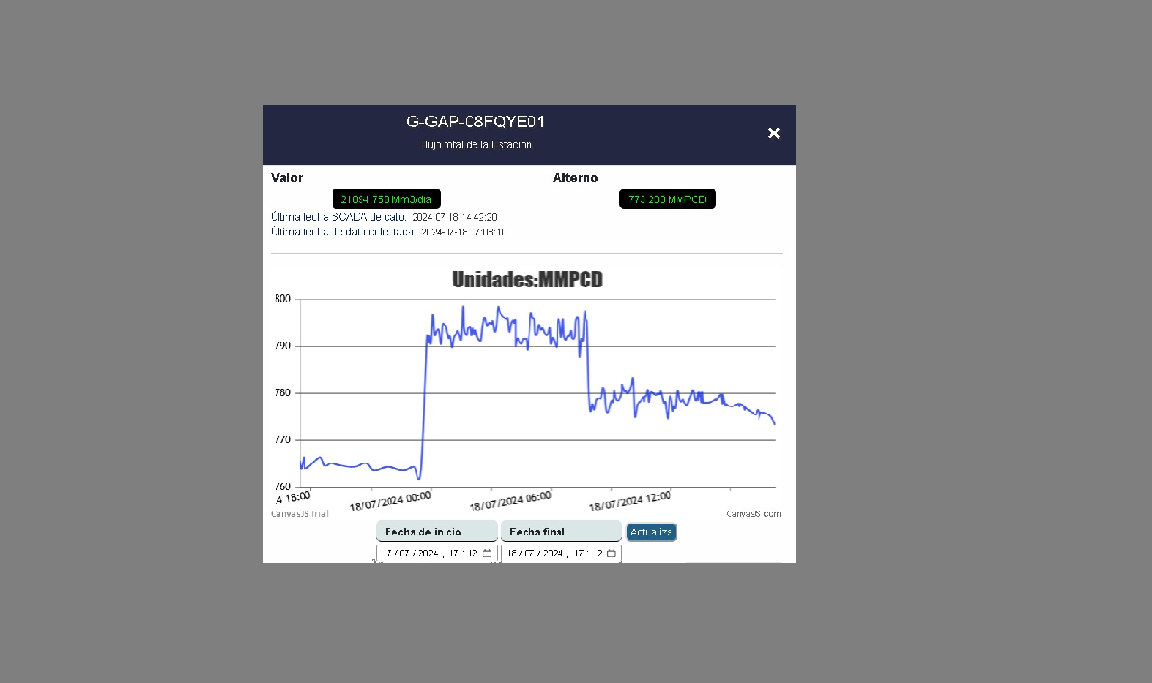
#> input picture cuadro.png, 1152 x 683 px
$ python prueba5.py
#> lines starting #> are read from the running program, lines starting #| are printed output that depends on the picture; after the words box and inside, x2 and y2 are one past the last pixel; in counts of white or black regions, pixels touching at a corner belong together
import cv2
import numpy as np

# Lee la imagen
imagen = cv2.imread('cuadro.png')
#> imagen is the input picture: shape (683, 1152, 3); mean B, G, R 155.6, 154.1, 153.6
if imagen is None:
    print("Error: No se puede abrir o leer el archivo de imagen. Verifica la ruta y el nombre del archivo.")
else:
    # Crear una copia de la imagen original para no modificar la original
    imagen_original = imagen.copy()

    # Transforma el blanco en azul
    rango_blanco_min = np.array([200, 200, 200], dtype="uint8")
    rango_blanco_max = np.array([255, 255, 255], dtype="uint8")

    mascara_blanca = cv2.inRange(imagen, rango_blanco_min, rango_blanco_max)
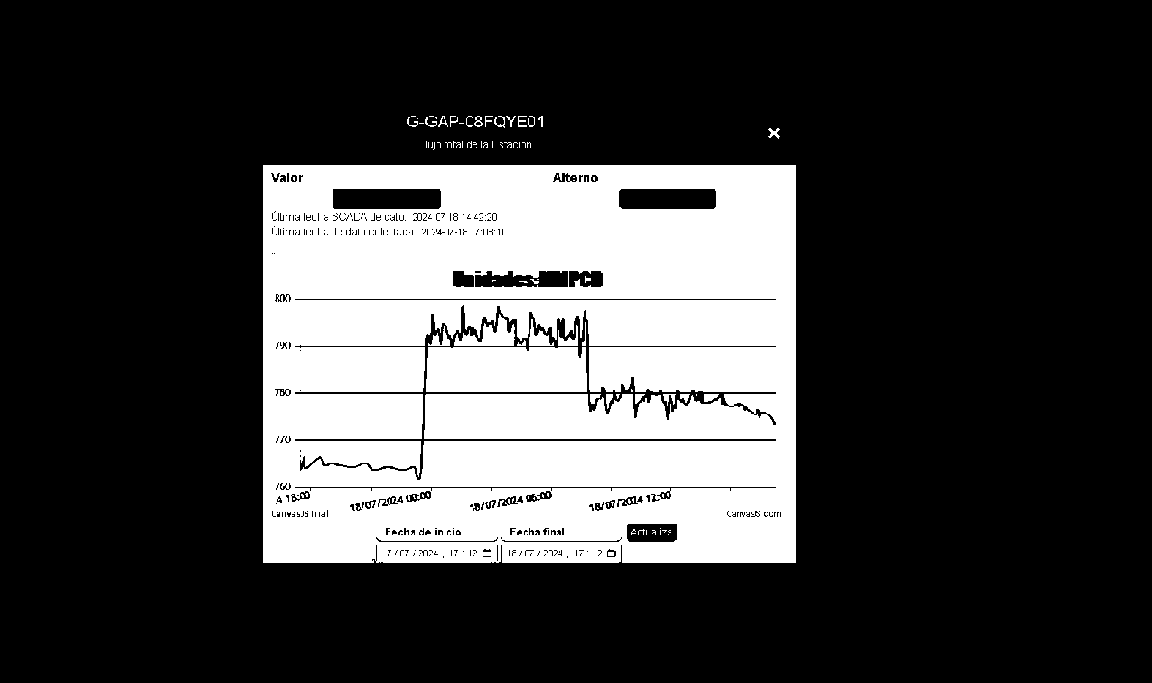
#> mascara_blanca: shape (683, 1152); 24.8% white; 103 white regions (72 under 20 px), largest, box (x1, y1, x2, y2) and area: (263, 165, 796, 563) 185133, (426, 347, 587, 392) 7123, (454, 314, 515, 346) 902
    imagen[mascara_blanca > 0] = [255, 0, 0]  # Azul en BGR

    # Convierte la imagen a escala de grises
    gray = cv2.cvtColor(imagen, cv2.COLOR_BGR2GRAY)

    # Aplica un umbral para convertir la imagen a binaria
    _, th = cv2.threshold(gray, 50, 255, cv2.THRESH_BINARY)
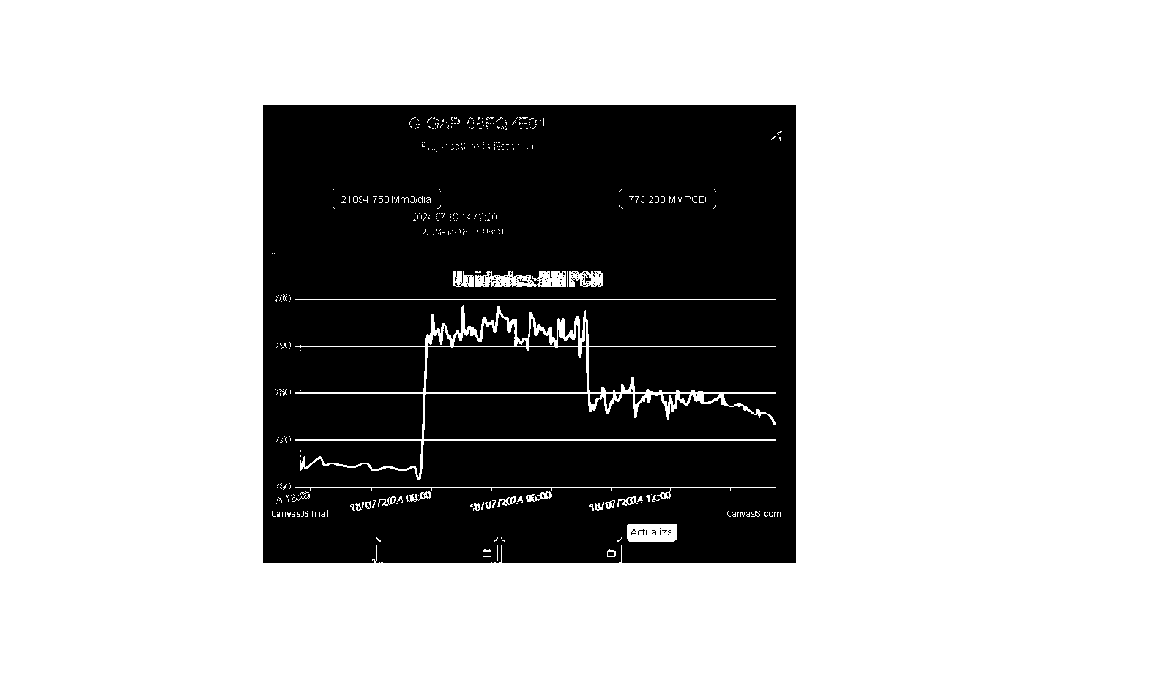
#> th: shape (683, 1152); 70.5% white; 103 black regions (87 under 20 px)

    # Encuentra contornos en la imagen binaria
    contornos, hierarchy = cv2.findContours(th, cv2.RETR_CCOMP, cv2.CHAIN_APPROX_SIMPLE)
#> contornos = 541 contours, 503 with area under 20; largest, box (x1, y1, x2, y2) and area: (0, 0, 1152, 683) 784982, (262, 104, 797, 564) 245086, (295, 305, 776, 480) 13365, (425, 346, 588, 393) 7338, (453, 313, 516, 347) 1016

    print('hierarchy=', hierarchy)
#> (printed output is left out)

    # Crear una máscara en blanco para rellenar los contornos hijos
    mascara_hijos = np.zeros_like(gray)

    # Dibuja todos los contornos en la imagen original
    for i in range(len(contornos)):
        area = cv2.contourArea(contornos[i])
        if area > 30000:
            cv2.drawContours(imagen, contornos, i, (0, 255, 0), 3)
            # Rellena los contornos hijos de blanco
            if hierarchy[0][i][3] != -1:  # Verifica si el contorno tiene un padre
                cv2.drawContours(mascara_hijos, contornos, i, 255, -1)  # Rellena el contorno hijo de blanco
#> this loop made 541 passes
#> area on passes 2, 3, 11: 46.5, 33, 825.5
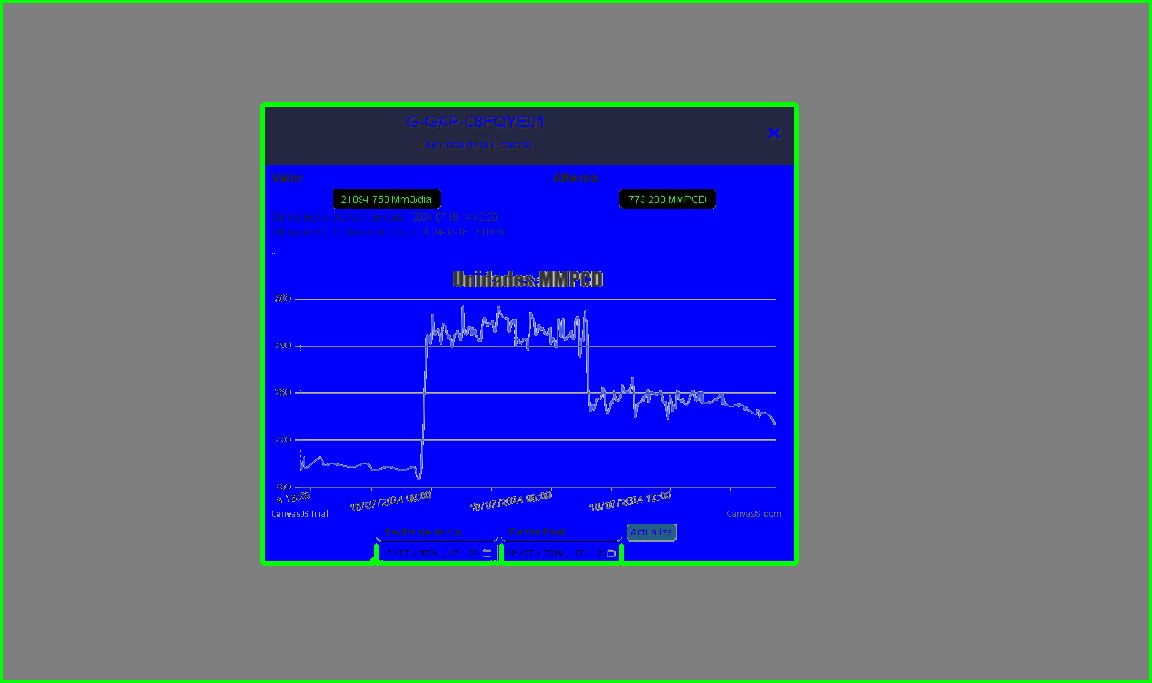
#> imagen: shape (683, 1152, 3); mean B, G, R 152.2, 95.2, 88.1
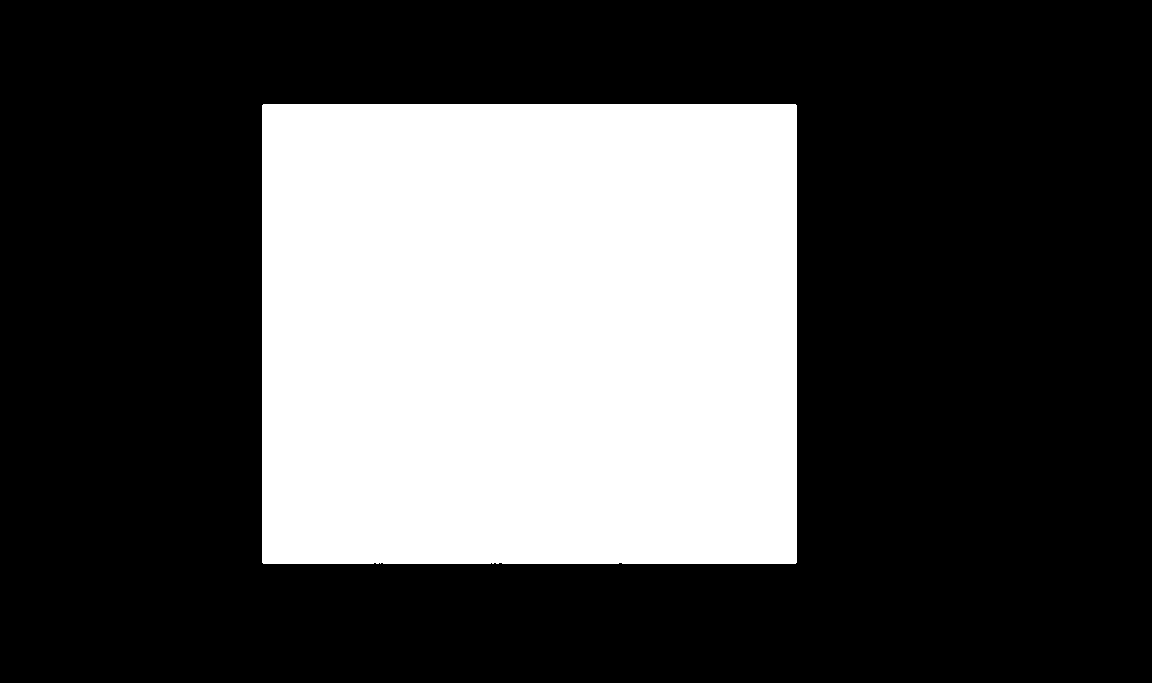
#> mascara_hijos: shape (683, 1152); 31.3% white; 1 white region, box (x1, y1, x2, y2) and area: (262, 104, 797, 564) 246082

    # Usar la máscara para extraer la parte del contorno hijo de la imagen original
    resultado = cv2.bitwise_and(imagen_original, imagen_original, mask=mascara_hijos)

    # Convertir a escala de grises y encontrar todos los píxeles no negros
    gray_resultado = cv2.cvtColor(resultado, cv2.COLOR_BGR2GRAY)
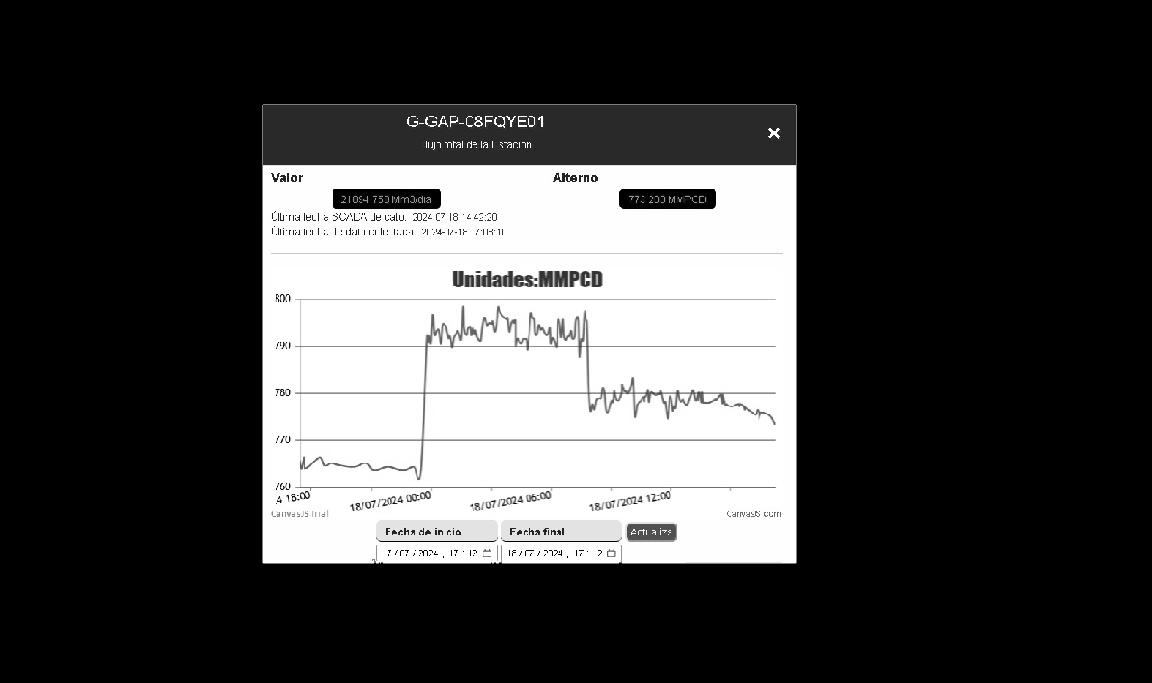
#> gray_resultado: shape (683, 1152); min 0, max 255, mean 66.8
    non_zero_pixels = cv2.findNonZero(gray_resultado)
#> non_zero_pixels = contour of 244920 points, box (x1, y1, x2, y2) (262, 104, 797, 564), area 0

    # Calcular el rectángulo delimitador de la región no negra
    x, y, w, h = cv2.boundingRect(non_zero_pixels)
#> x = 262; y = 104; w = 535; h = 460

    # Recortar la imagen utilizando el rectángulo delimitador
    resultado_recortado = resultado[y:y+h, x:x+w]
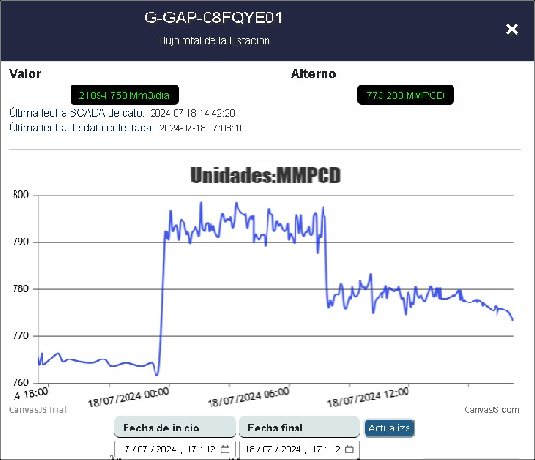
#> resultado_recortado: shape (460, 535, 3); mean B, G, R 218.5, 213.5, 212.1

    # Guarda el resultado recortado en un archivo .png
    cv2.imwrite('resultado_recortado.png', resultado_recortado)

    # Muestra la imagen con el blanco transformado a azul
    cv2.imshow('Imagen con blanco transformado a azul', imagen)

    # Muestra la imagen en escala de grises
    cv2.imshow('Imagen en escala de grises', gray)

    # Muestra la imagen binaria
    cv2.imshow('Imagen binaria', th)

    # Muestra la imagen con contornos
    cv2.imshow('Imagen con contornos', imagen)

    # Muestra la máscara de contornos hijos
    cv2.imshow('Máscara de contornos hijos', mascara_hijos)

    # Muestra el resultado final con los colores originales del contorno hijo
    cv2.imshow('Resultado', resultado)

    # Muestra el resultado recortado
    cv2.imshow('Resultado recortado', resultado_recortado)

    # Espera hasta que se presione una tecla
    cv2.waitKey(0)
    cv2.destroyAllWindows()
